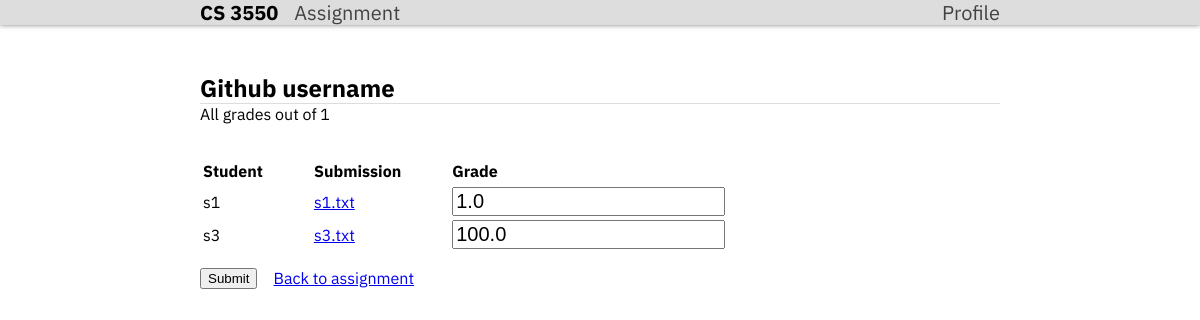
The app's page /1/submissions/ (signed in) with its own data.
### grades/models.py (models this page shows, shortened)
class Assignment(models.Model):
    title = models.CharField(max_length=200)
    description = models.TextField()
    deadline = models.DateTimeField()
    weight = models.IntegerField(validators=[MinValueValidator(0)])
    points = models.IntegerField(validators=[MinValueValidator(0)])

class Submission(models.Model):
    assignment = models.ForeignKey(
        Assignment,
        on_delete=models.CASCADE,
        related_name='submissions')
    author = models.ForeignKey(
        User,
        on_delete=models.CASCADE,
        related_name='author_set')
    grader = models.ForeignKey(
        User,
        on_delete = models.SET_NULL,
        related_name='graded_set',
        blank=True,
        null=True)
    file = models.FileField(upload_to='')
    score = models.FloatField(validators=[MinValueValidator(0)], blank=True, null=True, default= None)
    class Meta:
        unique_together = ('assignment', 'author')

### grades/views.py (the view)
# urls.py: path("<int:assignment_id>/submissions/", views.submissions, name="submissions"),
@login_required
@user_passes_test(is_ta_or_admin) #to avoid students see /index/submissions pages, only ta or admin does
def submissions(request, assignment_id):
    try:
        assignment = get_object_or_404(models.Assignment, pk=assignment_id)
    except Http404:
        raise Http404(f"Assignment with id {assignment_id} does not exist.")
    username = request.user.username if request.user.is_authenticated else ""
    submissions = assignment.submissions.filter(
        grader__username= username).order_by('author__username')
    context = {
        "id": assignment_id,
        "assignment": assignment,
        "submissions": submissions,
        "title": assignment.title,
    }
    return render(request, "submissions.html", context)

### grades/views.py (called while the page is built)
def is_ta_or_admin(user):
    return user.groups.filter(name="Teaching Assistants").exists() or user.is_superuser

### grades/templates/submissions.html (shortened to what this page needs)
    {% include 'header.html' with title=title %}
    <main>
        <section>
            <h2 class="title">{{ title }}</h2>
            <div class="subtitle">All grades out of {{ assignment.points }}</div>
        </section>
        <section>
            <form method="post" action="/{{ id }}/grade/">
                <table class="submission-table">
                    <thead>
                        <th>Student</th>
                        <th>Submission</th>
                        <th>Grade</th>
                    </thead>
                    <tbody>
                        {% for submission in submissions %}
                        <tr>
                            <td>{{ submission.author}}</td>
                            <td><a href="{% url 'show_upload' filename=submission.file.name %}">{{ submission.file.name }}</a></td>
                            <td><input class="default-width" title="{{ submission.author.username}} Grade"
                                min=0.0 step="0.01"
                                type="number" id="grade-{{ submission.id }}" name="grade- {{ submission.id}}" value="{{ submission.score }}"></td>
                        </tr>
                        {% endfor %}
                    </tbody>
                </table>
                <div class="submissions-button">
                    <button class="default-width" type="submit" onclick="" title="Submit button">Submit</button>
                    <a href="/{{ id }}/" title="Back to Assigment page">Back to assignment</a>
                </div>
            </form>
        </section>
    </main>

### static/main.css (style rules this page uses)
html, body { margin: 0rem; padding: 0rem; }
body { font-family: 'IBM Plex Sans', sans-serif; line-height: 1.25; }
table tr { line-height: 1.5; }
.title { font-size: 150%; margin: 0; padding: 0; border-bottom: 1px solid #ddd; }
form label, form input, nav menu a { font-size: 125%; }
.subtitle { margin-bottom: 2rem; }
table { text-align: left; margin: 1rem 0rem; }
.submission-table th, .submission-table td { padding-right: 3rem; }
.submissions-button { display: flex; justify-content: start; gap: 1rem; }
.default-width { width: initial; }
main { max-width: 50rem; margin: 0 auto; padding-left: 1rem; padding-right: 1rem; }

### records on screen
Assignment: title "Github username", points "1"
Submission: author "s1", file.name "s1.txt", score "1.0"
Submission: author "s3", file.name "s3.txt", score "100.0"
